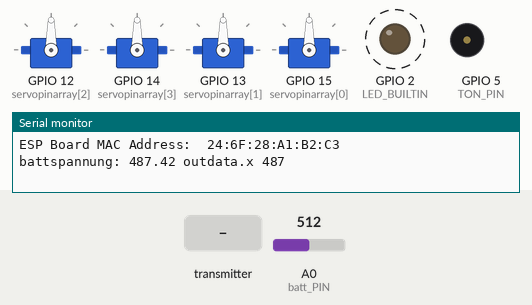
This program was run on a simulated ESP8266 (Wemos D1 mini). Shown: 4 × servo, output pins drawn as LEDs (lit = HIGH, except the on-board LED, lit = LOW), buzzer (waves = sounding), the last lines printed to the serial monitor. Dashed ring = blinking. Inputs (shaded band) come from the test bench; at power-on: A0 (batt_PIN) = 512. Pins used as bus, display or sensor lines are not drawn.

Above: at 1.2 s.
1.3 s: the transmitter starts sending digi = 255
At 3.8 s:
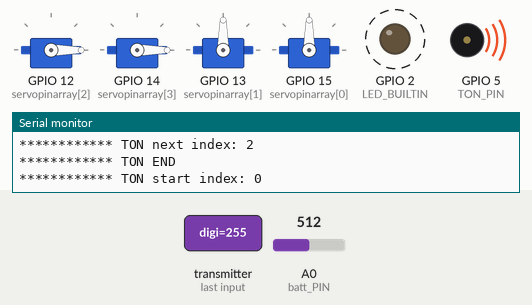
4.8 s: the transmitter starts sending x = 1023
At 5.7 s:
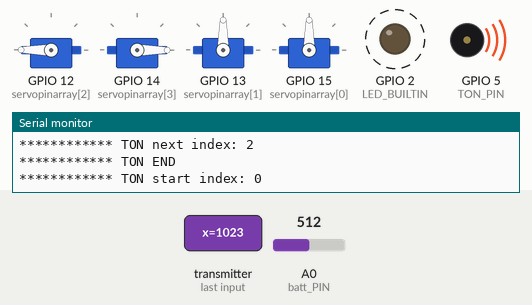
8.3 s: the transmitter starts sending y = 1023
At 9.8 s:
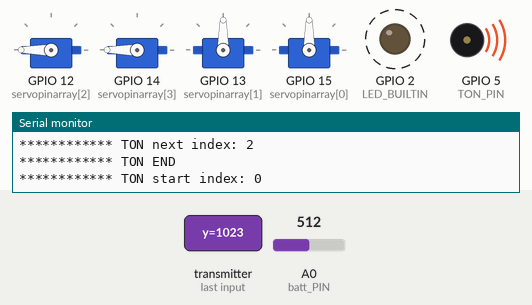
11.8 s: the transmitter starts sending digi = 0
16.0 s: the transmitter starts sending x = 0
At 17.8 s:
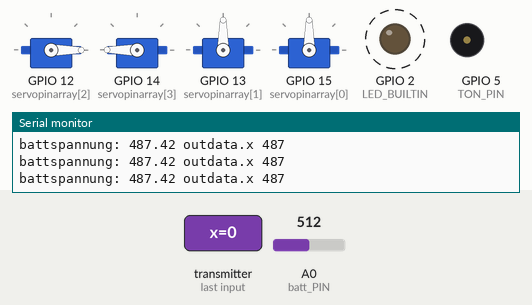
20.2 s: the transmitter starts sending y = 0
At 21.4 s:
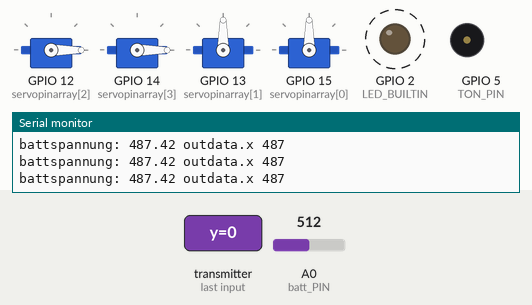
Timing chart, 0 to 25.4 s (numbered marks = the images above; inputs shaded):
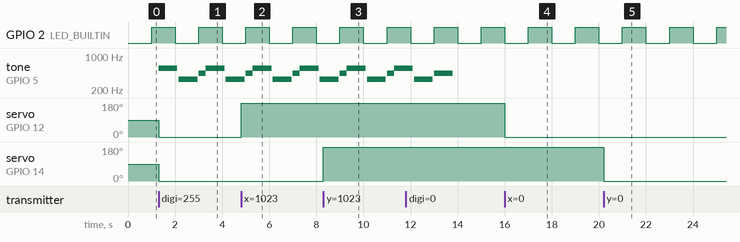

The program:

main.cpp
```cpp
#include <Arduino.h>
/*********
  Rui Santos
  Complete project details at https://RandomNerdTutorials.com/esp-now-one-to-many-esp32-esp8266/

  Permission is hereby granted, free of charge, to any person obtaining a copy
  of this software and associated documentation files.

  The above copyright notice and this permission notice shall be included in all
  copies or substantial portions of the Software.
*********/

#include <ESP8266WiFi.h>
#include <espnow.h>
#include <Servo.h>

#include <Ticker.h>
#include "elapsedMillis.h"
//#include "expo.h"


// von ESP32 ROBOTAUTO
#ifndef LED_BUILTIN
#define LED_BUILTIN 16
#endif

//Mini d1: MAC: 48:3f:da:a4:36:57

// Master ESP Board MAC Address:  94:B9:7E:D9:F0:50


#define batt_PIN A0
uint16_t battspannung =0;
#define ADC_FAKTOR 0.952

#define NUM_SERVOS 4

#define MAX_TICKS 3400
#define MIN_TICKS 1700
uint16_t   servomittearray[NUM_SERVOS] = {}; // Werte fuer Mitte
volatile uint16_t   servoimpulsarray[NUM_SERVOS] = {1500,1500,1500,1500}; //
volatile uint8_t servopinarray[NUM_SERVOS] = {15,13,12,14 };

uint16_t servowertbereich = 0;

uint16_t maxwinkel = 180;

uint8_t buttonstatus = 0;
uint8_t tonindex = 0;
void playTon(int ton);
#define START_TON 3
#define LICHT_ON 2

#define TON_PIN 5
elapsedMillis tonposition;


uint8_t broadcastAddress[] = {0x48, 0x3F, 0xDA, 0xA4, 0x36, 0x57};
uint8_t masterbroadcastaddress[] = {0x94,0xB9,0x7E, 0xD9,0xF0,0x50};

typedef enum {
    ESP_NOW_SEND_SUCCESS = 0,       /**< Send ESPNOW data successfully */
    ESP_NOW_SEND_FAIL,              /**< Send ESPNOW data fail */
} esp_now_send_status_t;


long unsigned int ledintervall = 1000;
Ticker timer;
elapsedMillis ledmillis;
elapsedMillis tonmillis;
elapsedMicros tonmicros;
int tonfolge[3] = {554, 329, 440};

struct ServoPins
{
  Servo servo;
  int servoPin;
  String servoName;
  int initialPosition;
};

volatile uint8_t servoindex = 0;
volatile uint16_t servoimpulsdauer = 0;
volatile uint16_t servozeitsumme = 0; // cumulate servoimpulses

#define PAKETINTERVALL 20000
#define SERVO_PAUSE_BIT 7
#define TIMERFAKTOR 5 // Umrechnung Impulszeit
volatile uint16_t paketintervall = PAKETINTERVALL; // 20 ms
volatile int interrupts;
std::vector<ServoPins> servoPins =
{
  { Servo(), 12 , "Dir", 90}, // Richtung
  { Servo(), 14 , "Pitch", 90}, // Gas
  { Servo(), 13 , "Elbow", 90},
  { Servo(), 15 , "Gripper", 90},
};

struct RecordedStep
{
  int servoIndex;
  int value;
  int delayInStep;
};
std::vector<RecordedStep> recordedSteps;

bool recordSteps = false;
bool playRecordedSteps = false;

unsigned long previousTimeInMilli = millis();

void playTon(uint8_t ton)
{
  // Cis: 554
  // e: 330
  // a: 440
 tone(TON_PIN,tonfolge[ton],800);
 // tone(TON_PIN,440,800);
}


void writeServoValues(int servoIndex, int value)
{
  if (recordSteps)
  {
    RecordedStep recordedStep;
    if (recordedSteps.size() == 0) // We will first record initial position of all servos.
    {
      for (uint8_t i = 0; i < servoPins.size(); i++)
      {
        recordedStep.servoIndex = i;
        recordedStep.value = servoPins[i].servo.read();
        recordedStep.delayInStep = 0;
        recordedSteps.push_back(recordedStep);
      }
    }
    unsigned long currentTime = millis();
    recordedStep.servoIndex = servoIndex;
    recordedStep.value = value;
    recordedStep.delayInStep = currentTime - previousTimeInMilli;
    recordedSteps.push_back(recordedStep);
    previousTimeInMilli = currentTime;
  }
  //Serial.printf("pin: [%d] servoindex: [%d] value: [%d]  \n",servoPins[servoIndex].servoPin , servoIndex, value);
  servoPins[servoIndex].servo.write(value);

}


//Structure example to receive data
//Must match the sender structure
typedef struct canal_struct
{
  uint16_t lx;
  uint16_t ly;
  uint16_t rx;
  uint16_t ry;

 uint8_t digi;

  uint16_t x;
  uint16_t y;
} canal_struct;

//Create a struct_message called canaldata
canal_struct canaldata;

canal_struct outdata;
// Variable to store if sending data was successful
String success;


#define ESP_NOW_SEND_SUCCESS 0

// Callback when data is sent
/*
// von RobotAuto_T
void OnDataSent(const uint8_t *mac_addr, esp_now_send_status_t status) {
  Serial.print("\r\nLast Packet Send Status:\t");
  Serial.println(status == ESP_NOW_SEND_SUCCESS ? "Delivery Success" : "Delivery Fail");
  if (status ==0){
    success = "Delivery Success :)";
  }
  else{
    success = "Delivery Fail :(";
  }
}
*/
// von https://randomnerdtutorials.com/esp-now-esp8266-nodemcu-arduino-ide/

/*
void OnDataSent(uint8_t *mac_addr, uint8_t sendStatus) {
  Serial.print("Last Packet Send Status: ");
  if (sendStatus == 0){
    Serial.println("Delivery success");
  }
  else{
    Serial.println("Delivery fail");
  }
}
*/


// MAC: 44:17:93:14:f7:17

//callback function that will be executed when data is received
void OnDataRecv(uint8_t * mac, uint8_t *incomingData, uint8_t len)
{
  // blink
  memcpy(&canaldata, incomingData, sizeof(canaldata));

  //Serial.print("Bytes received: ");
  //Serial.printf("%d %d %d %d %d %d \n",mac[0],mac[1],mac[2],mac[3],mac[4],mac[5]);


  //Serial.printf("lx: %d lx. %d\t", canaldata.lx, canaldata.ly);
  //Serial.printf("rx: %d rx. %d\t", canaldata.rx, canaldata.ry);
  //Serial.printf("x: %d x. %d\n", canaldata.x, canaldata.y);
  //Serial.print(canaldata.lx);
  //Serial.print(" ");
  //Serial.print("ly: ");
  //Serial.print(canaldata.ly);
  //Serial.print(" int ");
  //Serial.print(interrupts);
  //Serial.print(" ");
  //Serial.print("digi: ");
  //Serial.println(canaldata.digi);

 // lx

  //
  uint8_t lx = canaldata.x;
  servoimpulsarray[0] = canaldata.lx ;
  writeServoValues(0,  lx);
  uint8_t ly = canaldata.y;
  servoimpulsarray[1] = canaldata.ly ;
  writeServoValues(1,  ly);
  //Serial.printf("lx: %d ly: %d \n",lx,ly);
  servoimpulsarray[2] = canaldata.rx ;

  servoimpulsarray[3] = canaldata.ry ;
  servoindex = 0;
  paketintervall = PAKETINTERVALL;
  servoimpulsdauer = servoimpulsarray[servoindex];
  //Serial.printf("*servoindex: %d pin: %d servoimpulsdauer: %d\n",servoindex, servopinarray[servoindex] ,servoimpulsdauer);

  paketintervall -= servoimpulsdauer; //
  digitalWrite(servopinarray[servoindex], HIGH);
  timer1_write(servoimpulsdauer * TIMERFAKTOR);


if (canaldata.digi & (1<<START_TON))
{
  if (!(buttonstatus & (1<<START_TON)))
  {
    //Serial.println("digi start");
    //Serial.println(canaldata.digi);
    buttonstatus |= (1<<START_TON);
    tonindex = 0;

  }

}
}


void setUpPinModes()
{

  for (uint8_t i = 0; i < servoPins.size(); i++)
  {
    servoPins[i].servo.attach(servoPins[i].servoPin);
    servoPins[i].servo.write(servoPins[i].initialPosition);
    pinMode(servoPins[servoindex].servoPin,OUTPUT) ;
    digitalWrite(servoPins[servoindex].servoPin,LOW);
  }

}

// https://www.esp8266.com/viewtopic.php?f=6&t=19867
// https://www.visualmicro.com/page/Timer-Interrupts-Explained.aspx
void IRAM_ATTR servoISR()
{
   interrupts++;
  digitalWrite(servopinarray[servoindex], LOW); // vorherigen Impuls beenden

  if(servoindex < (NUM_SERVOS -1))
  {
    //  Serial.printf("+servoindex: %d pin: %d servoimpulsdauer: %d\n",servoindex, servopinarray[servoindex] ,servoimpulsdauer);

    //digitalWrite(servoPins[servoindex].servoPin,LOW); // stop current impuls
    servoindex++;
    servoimpulsdauer = servoimpulsarray[servoindex];
    digitalWrite(servopinarray[servoindex], HIGH);
    timer1_write(servoimpulsdauer * TIMERFAKTOR); //mitte 1500, min 1050, max 1950

  }

}


void setup()
{
   //Initialize Serial Monitor
  Serial.begin(115200);
  Serial.println();
  Serial.print("ESP Board MAC Address:  ");
  Serial.println(WiFi.macAddress());

  pinMode(TON_PIN,OUTPUT);
  pinMode(LED_BUILTIN,OUTPUT);

  pinMode(A0,INPUT);
  // https://community.platformio.org/t/esp8266-gibberish-serial-monitor-output/30027

 for (uint8_t i = 0;i<NUM_SERVOS; i++)
 {
    pinMode(servopinarray[i],OUTPUT);
    digitalWrite(servopinarray[i],LOW);
 }
 //timer1_isr_init();
 timer1_attachInterrupt(servoISR);

 //timer1_enable(TIM_DIV16, TIM_EDGE, TIM_SINGLE);


  //Set device as a Wi-Fi Station
  WiFi.mode(WIFI_STA);


  WiFi.disconnect();

  //Init ESP-NOW
  if (esp_now_init() != 0)
  {
    Serial.println("Error initializing ESP-NOW");
    return;
  }

  setUpPinModes();
  // Once ESPNow is successfully Init, we will register for recv CB to
  // get recv packer info
  esp_now_set_self_role(ESP_NOW_ROLE_SLAVE);

  esp_now_register_recv_cb(OnDataRecv);


  //esp_now_register_send_cb(OnDataSent);
}

void loop()
{
  if(tonmicros > 4)
  {
    //digitalWrite(4,!digitalRead(4));
    tonmicros = 0;
  }

  if (ledmillis >= ledintervall)
  {
    //digitalWrite(4,!(digitalRead(4)));
    ledmillis = 0;
    digitalWrite(LED_BUILTIN, !digitalRead(LED_BUILTIN));
    //Serial.print("ESP Board MAC Address:  ");
    //Serial.println(WiFi.macAddress());

    battspannung = analogRead(batt_PIN);
    float battspannungfloat = battspannung* ADC_FAKTOR;
    outdata.x = uint16_t(battspannungfloat);
    Serial.printf("battspannung: %2.2f outdata.x %d\n",battspannungfloat, outdata.x);
     //
     outdata.y = canaldata.lx;
    //Serial.printf("masterbroadcastaddress[0]: %d x: %d y: %d\n",masterbroadcastaddress[0],outdata.x,outdata.y);

  /*
    uint8_t result = esp_now_send(masterbroadcastaddress, (uint8_t *) &outdata, sizeof(canal_struct));
    Serial.printf("esp_now_send result: %d\n",result);
   */

//

    //Serial.println("led");
  }

  if (buttonstatus & (1<<START_TON))
  {

    if (tonindex == 0)
    {
      tonmillis = 0;
      Serial.print("************ TON start index: ");
      Serial.println(tonindex);
      playTon(tonindex);
      tonindex++;
    }


    if (tonindex < 3)
    {
        if (tonmillis > 850)
        {
          Serial.print("************ TON next index: ");
          Serial.println(tonindex);
          playTon(tonindex);
          tonindex++;

          tonmillis = 0;
        }

    }
    else
    {
      Serial.println("************ TON END");
      buttonstatus &= ~(1<<START_TON);
      tonindex = 0;
      //timer1_enable(TIM_DIV16, TIM_EDGE, TIM_SINGLE);
    }

  }

}
```

Measured:
- after the input at 1.3 s, tone on GPIO 5 (TON_PIN): plays 554 Hz for 0.80 s, 329 Hz for 0.80 s, 440 Hz for 0.30 s, 554 Hz for 0.80 s, 329 Hz for 0.65 s, starting at once; servo on GPIO 12 (servopinarray[2]), servo on GPIO 14 (servopinarray[3]): 90° → 0° at once
- after the input at 4.8 s, servo on GPIO 12 (servopinarray[2]): 0° → 180° at once
- after the input at 8.3 s, servo on GPIO 14 (servopinarray[3]): 0° → 180° at once
- after the input at 16.0 s, servo on GPIO 12 (servopinarray[2]): 180° → 0° at once
- after the input at 20.2 s, servo on GPIO 14 (servopinarray[3]): 180° → 0° at once
- by itself, GPIO 2 (LED_BUILTIN): alternates HIGH for 1.0 s and LOW for 1.0 s
